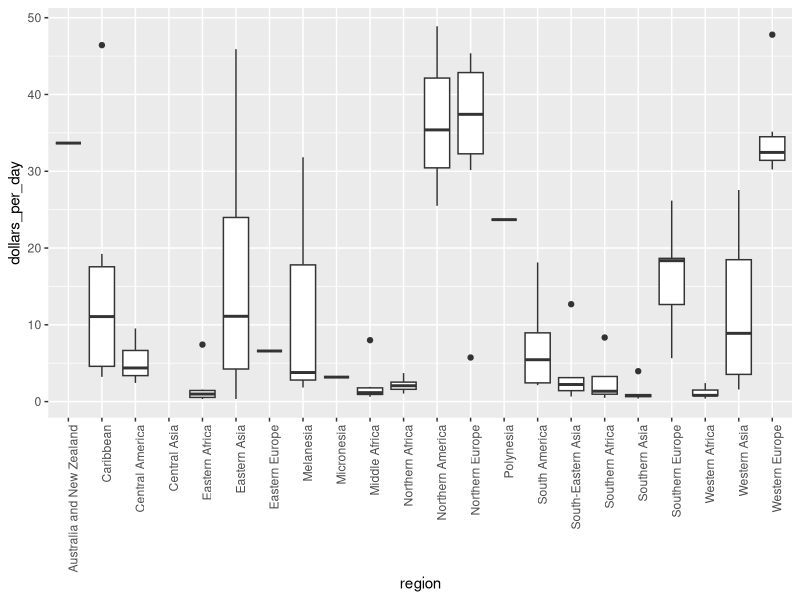

Write the R code that produced this figure.
library(dslabs)
library(tidyverse)
library(ggplot2)
library(ggrepel)
library(dplyr)
library(gridExtra)
data("gapminder")

gapminder <- gapminder %>%
  mutate(dollars_per_day=gdp/population/365)

gapminder %>%
  filter(year==1970) %>%
  ggplot(aes(region,dollars_per_day)) +
  geom_boxplot() +
  theme(axis.text.x = element_text(angle = 90,hjust = 1))
